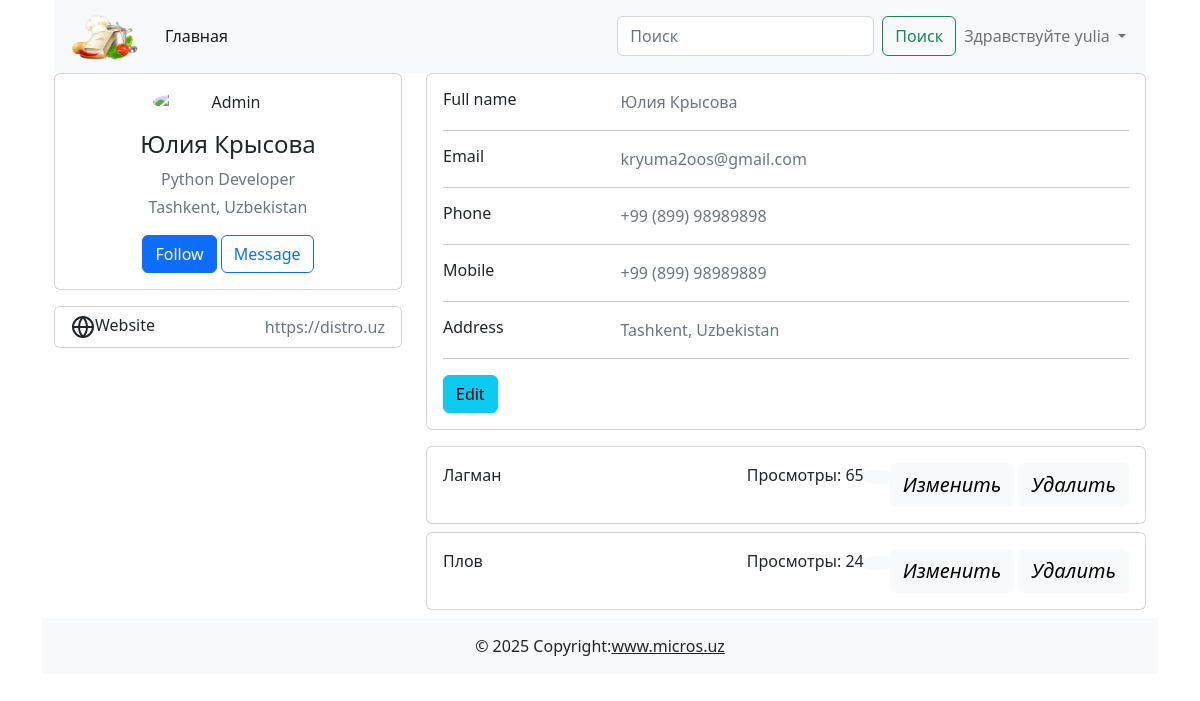
Screenshot of /profile/1 (signed in) with the database file from the repository.
### cooking/models.py (models this page shows, shortened)
class Post(models.Model):
    title = models.CharField(max_length=255, verbose_name='Заголовок статьи')
    content = models.TextField(default='Скоро здесь будет статья...', verbose_name='текст статьи')
    created_at = models.DateTimeField(auto_now_add=True, verbose_name='Дата создания')
    update_at = models.DateTimeField(auto_now=True, verbose_name='Дата обновления')
    photo = models.ImageField(upload_to='photos/', blank=True, null=True, verbose_name='Изображения')
    watched = models.IntegerField(default=0, verbose_name='Просмотры')
    is_published = models.BooleanField(default=True, verbose_name='Публикация')
    category = models.ForeignKey(Category, on_delete=models.CASCADE, related_name='posts', verbose_name='Категория')
    author = models.ForeignKey(User, default=None, null=True, blank=True, on_delete=models.CASCADE)
    class Meta:
        verbose_name = 'Пост'
        verbose_name_plural = 'Посты'

### cooking/views.py (the view)
# urls.py: path('profile/<int:user_id>', profile, name='profile')
def profile(request, user_id):
    user = User.objects.get(pk=user_id)
    posts = Post.objects.filter(author=user)
    context = {
        'user' : user,
        'posts' : posts
    }
    return render(request, template_name='cooking/profile.html', context=context)

### cooking/templates/cooking/profile.html (shortened to what this page needs)
{% extends 'base.html' %}
{% block main %}
    <div class="container">
        <div class="main-body">
        <div class="row gutters-sm">
            <div class="col-md-4 mb-3">
            <div class="card">
                <div class="card-body">
                <div class="d-flex flex-column align-items-center text-center">
                    <img src="https://www.pngall.com/wp-content/uploads/12/Avatar-Profile-PNG-Photos.png" alt="Admin" class="rounded-circle" width="150">
                    <div class="mt-3">
                    <h4>{{ user.first_name}} {{ user.last_name }}</h4>
                    <p class="text-secondary mb-1">Python Developer</p>
                    <p class="text-muted font-size-sm">Tashkent, Uzbekistan</p>
                    <button class="btn btn-primary">Follow</button>
                    <button class="btn btn-outline-primary">Message</button>
                    </div>
                </div>
                </div>
            </div>
            <div class="card mt-3">
                <ul class="list-group list-group-flush">
                <li class="list-group-item d-flex justify-content-between align-items-center flex-wrap">
                    <h6 class="mb-0">Website</h6>
                    <span class="text-secondary">https://distro.uz</span>
                </li>
                </ul>
            </div>
            </div>
            <div class="col-md-8">
            <div class="card mb-3">
                <div class="card-body">
                <div class="row">
                    <div class="col-sm-3">
                    <h6 class="mb-0">Full name</h6>
                    </div>
                    <div class="col-sm-9 text-secondary">
                        {{ user.first_name}} {{ user.last_name }}
                    </div>
                </div>
                <hr>
                <div class="row">
                    <div class="col-sm-3">
                    <h6 class="mb-0">Email</h6>
                    </div>
                    <div class="col-sm-9 text-secondary">
                        {{ user.email }}
                    </div>
                </div>
                <hr>
                <div class="row">
                    <div class="col-sm-3">
                    <h6 class="mb-0">Phone</h6>
                    </div>
                    <div class="col-sm-9 text-secondary">
                    +99 (899) 98989898
                    </div>
                </div>
                <hr>
                <div class="row">
                    <div class="col-sm-3">
                    <h6 class="mb-0">Mobile</h6>
                    </div>
                    <div class="col-sm-9 text-secondary">
                    +99 (899) 98989889
                    </div>
                </div>
                <hr>
                <div class="row">
                    <div class="col-sm-3">
                    <h6 class="mb-0">Address</h6>
                    </div>
                    <div class="col-sm-9 text-secondary">
                    Tashkent, Uzbekistan
                    </div>
                </div>
                <hr>
                <div class="row">
                    <div class="col-sm-12">
                    <a class="btn btn-info " target="__blank" href="https://www.bootdey.com/snippets/view/profile-edit-data-and-skills">Edit</a>
                    </div>
                </div>
                </div>
            </div>
                {% for post in posts %}
                <div class="card p-3 mb-2">
                    <div class="d-flex justify-content-between">
                        <div class="card-text">{{ post.title }}</div>
                        <div class="d-flex justify-content-between">
                            <div> Просмотры: {{ post.watched }}</div>
                            <div>
                                <a href="#!" class="btn btn-light"></a>
                            </div>
                        <div>
                        {% if request.user == post.author %}
                            <a href="{% url 'post_update' post.pk %}" class="btn btn-light">
                                <i class="fa-solid fa-xmark fs-5">Изменить</i>
                            </a>
                            <a href="{% url 'post_delete' post.pk %}" class="btn btn-light">
                                <i class="fa-solid fa-xmark fs-5">Удалить</i>
                            </a>
                        {% endif %}
                        </div>
                        </div>
                    </div>
                </div>
                {% endfor %}
            </div>
        </div>
        </div>
    </div>
{% endblock main %}

### templates/components/_navbar.html (shortened to what this page needs)
{% load static %}
<header>
    <div class="container">
        <nav class="navbar navbar-expand-lg bg-light">
            <div class="container-fluid">
                <a class="navbar-brand" href="#!">
                    <img src="{% static 'img/img.png' %}" width="75" alt="">
                </a>
                <div class="collapse navbar-collapse" id="navbarSupportedContent">
                    <ul class="navbar-nav me-auto mb-2 mb-lg-0"><li class="nav-item"><a class="nav-link active" aria-current="page" href="{% url 'index' %}">Главная</a></li></ul>
                    <div class="d-flex">
                        <form class="d-flex" role="search" method="get" action="{% url 'search' %}">
                            <input name="q" class="form-control me-2" type="search" placeholder="Поиск" aria-label="Поиск">
                            <button class="btn btn-outline-success" type="submit">Поиск</button>
                        </form>
                        <ul class="navbar-nav me-auto mb-2 mb-lg-0">
                            {%  if not request.user.is_authenticated %}
                                <li class="nav-item">
                                    <a class="nav-link active" aria-current="page" href="{% url 'login' %}">Войти</a>
                                </li>
                                <li class="nav-item">
                                    <a class="nav-link active" aria-current="page" href="{% url 'register' %}">Зарегистрироваться</a>
                                </li>
                            {% else %}
                                <li class="nav-item dropdown">
                                    <a class="nav-link dropdown-toggle" href="#" id="navbarDropdown" role="button"
                                    data-bs-toggle="dropdown" aria-expanded="false">
                                        Здравствуйте {{ request.user.username }}
                                    </a>
                                </li>
                            {% endif %}
                        </ul>
                    </div>
                </div>
            </div>
        </nav>
    </div>
</header>

### rows the page displays
Post: title "Лагман", watched "65", shows "Изменить"
Post: title "Плов", watched "24", shows "Изменить"

### other values shown
{{ request.user.username }} "yulia"
{{ user.first_name }} "Юлия"
{{ user.last_name }} "Крысова"
{{ user.email }} "kryuma2oos@gmail.com"
